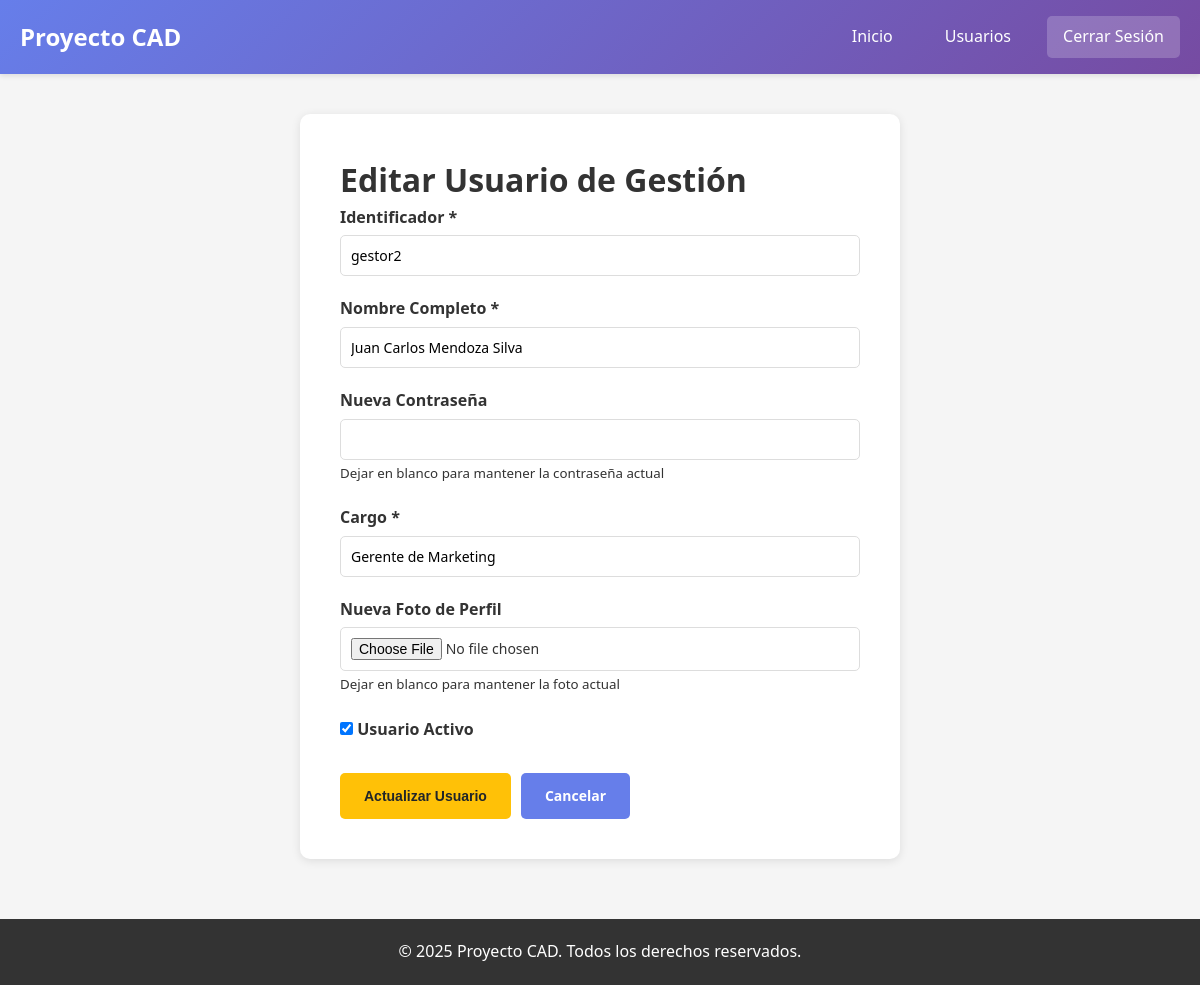
Page /usuarios/editar.php?id=5 (signed in) on the committed database.
### tables this page shows
CREATE TABLE IF NOT EXISTS `usuarios` (
  `id` INT(11) NOT NULL AUTO_INCREMENT,
  `identificador` VARCHAR(50) NOT NULL,
  `nombre_completo` VARCHAR(200) NOT NULL,
  `password` VARCHAR(255) NOT NULL,
  `foto_perfil` VARCHAR(255) DEFAULT NULL,
  `cargo` VARCHAR(100) NOT NULL,
  `tipo_usuario_id` INT(11) NOT NULL,
  `activo` TINYINT(1) DEFAULT 1,
  `fecha_creacion` TIMESTAMP DEFAULT CURRENT_TIMESTAMP,
  `fecha_actualizacion` TIMESTAMP DEFAULT CURRENT_TIMESTAMP ON UPDATE CURRENT_TIMESTAMP,
  PRIMARY KEY (`id`),
  UNIQUE KEY `identificador` (`identificador`),
  KEY `tipo_usuario_id` (`tipo_usuario_id`),
  CONSTRAINT `fk_tipo_usuario` FOREIGN KEY (`tipo_usuario_id`) REFERENCES `tipo_usuario` (`id`)
);

### includes/Database.php (called while the page is built, shortened)
<?php
class Database {
    private static $instance = null;
    private $connection;
    private function __construct() {
        try {
            $dsn = "mysql:host=" . DB_HOST . ";dbname=" . DB_NAME . ";charset=" . DB_CHARSET;
            $options = [
                PDO::ATTR_ERRMODE => PDO::ERRMODE_EXCEPTION,
                PDO::ATTR_DEFAULT_FETCH_MODE => PDO::FETCH_ASSOC,
                PDO::ATTR_EMULATE_PREPARES => false,
            ];
            $this->connection = new PDO($dsn, DB_USER, DB_PASS, $options);
        } catch (PDOException $e) {
            die("Error de conexión: " . $e->getMessage());
        }
    }
    public static function getInstance() {
        if (self::$instance === null) {
            self::$instance = new self();
        }
        return self::$instance;
    }
    public function getConnection() {
        return $this->connection;
    }
}

### includes/Usuario.php (called while the page is built, shortened)
<?php
class Usuario {
    private $db;
    public function __construct() {
        $this->db = Database::getInstance()->getConnection();
    }
    public function getById($id) {
        $stmt = $this->db->prepare("
            SELECT u.*, t.nombre as tipo_usuario_nombre
            FROM usuarios u
            INNER JOIN tipo_usuario t ON u.tipo_usuario_id = t.id
            WHERE u.id = ?
        ");
        $stmt->execute([$id]);
        return $stmt->fetch();
    }
}

### public/usuarios/editar.php (the view, shortened to what this page needs)
<?php
require_once __DIR__ . '/../../config/database.php';
require_once __DIR__ . '/../../includes/Database.php';
require_once __DIR__ . '/../../includes/Auth.php';
require_once __DIR__ . '/../../includes/Usuario.php';
$id = $_GET['id'] ?? 0;
$usuarioObj = new Usuario();
$usuarioData = $usuarioObj->getById($id);
?>
<!DOCTYPE html>
<html lang="es">
<head>
    <link rel="stylesheet" href="/public/css/style.css">
</head>
<body>
    <?php include __DIR__ . '/../includes/header.php'; ?>
    <div class="container">
        <div class="form-container">
            <h1>Editar Usuario de Gestión</h1>
            <form method="POST" enctype="multipart/form-data">
                <div class="form-group">
                    <label for="identificador">Identificador *</label>
                    <input type="text" id="identificador" name="identificador" required
                           value="<?php echo htmlspecialchars($usuarioData['identificador']); ?>">
                </div>
                <div class="form-group">
                    <label for="nombre_completo">Nombre Completo *</label>
                    <input type="text" id="nombre_completo" name="nombre_completo" required
                           value="<?php echo htmlspecialchars($usuarioData['nombre_completo']); ?>">
                </div>
                <div class="form-group">
                    <label for="password">Nueva Contraseña</label>
                    <input type="password" id="password" name="password" minlength="6">
                    <small>Dejar en blanco para mantener la contraseña actual</small>
                </div>
                <div class="form-group">
                    <label for="cargo">Cargo *</label>
                    <input type="text" id="cargo" name="cargo" required
                           value="<?php echo htmlspecialchars($usuarioData['cargo']); ?>">
                </div>
                <div class="form-group">
                    <label for="foto_perfil">Nueva Foto de Perfil</label>
                    <input type="file" id="foto_perfil" name="foto_perfil" accept="image/*">
                    <small>Dejar en blanco para mantener la foto actual</small>
                </div>
                <div class="form-group">
                    <label>
                        <input type="checkbox" name="activo" <?php echo $usuarioData['activo'] ? 'checked' : ''; ?>>
                        Usuario Activo
                    </label>
                </div>
                <div class="form-actions">
                    <button type="submit" class="btn btn-warning">Actualizar Usuario</button>
                    <a href="listar.php" class="btn btn-primary">Cancelar</a>
                </div>
            </form>
        </div>
    </div>
    <?php include __DIR__ . '/../includes/footer.php'; ?>
</body>
</html>

### public/css/style.css (style rules this page uses)
* { margin: 0; padding: 0; box-sizing: border-box; }
body { font-family: 'Segoe UI', Tahoma, Geneva, Verdana, sans-serif; background: #f5f5f5; color: #333; line-height: 1.6; }
.container { max-width: 1200px; margin: 0 auto; padding: 0 20px; }
.btn { display: inline-block; padding: 12px 24px; border-radius: 5px; text-decoration: none; font-weight: 600; transition: all 0.3s; border: none; cursor: pointer; font-size: 14px; }
.btn-primary { background: #667eea; color: white; }
.btn-warning { background: #ffc107; color: #212529; }
.form-container { background: white; padding: 40px; margin: 40px auto; max-width: 600px; border-radius: 10px; box-shadow: 0 2px 10px rgba(0,0,0,0.1); }
.form-group { margin-bottom: 20px; }
label { display: block; margin-bottom: 5px; font-weight: 600; color: #333; }
input[type="text"], input[type="password"], input[type="email"], input[type="file"], select, textarea { width: 100%; padding: 10px; border: 1px solid #ddd; border-radius: 5px; font-size: 14px; font-family: inherit; }
.form-actions { display: flex; gap: 10px; margin-top: 30px; }

### rows in the picture
usuarios: identificador "gestor2", nombre_completo "Juan Carlos Mendoza Silva", cargo "Gerente de Marketing", activo "☑"
